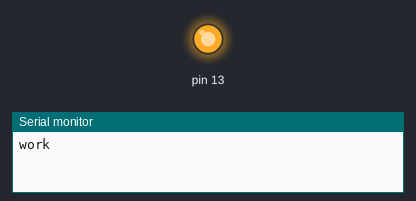
A sketch run on a simulated Arduino Uno, built with avr-gcc and run on an emulated ATmega328P. Parts: output pins drawn as LEDs (lit = HIGH), the last lines printed to the serial monitor.

Above: at 0.1 s.
At 9.6 s:
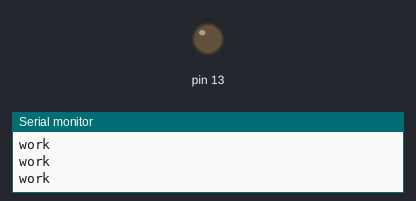
Timing chart, 0 to 11.1 s (numbered marks = the images above):
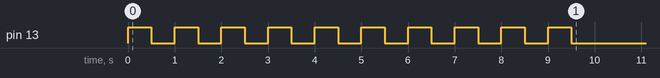

The sketch:

prog0mbot.ino
```cpp
#include <Arduino.h>
#include <Wire.h>
#include <SoftwareSerial.h>

#include <MeMCore.h>

MeDCMotor motor_9(9);
MeDCMotor motor_10(10);

void move(int direction, int speed)
{
      int leftSpeed = 0;
      int rightSpeed = 0;
      if(direction == 1){
        	leftSpeed = speed;
        	rightSpeed = speed;
      }else if(direction == 2){
        	leftSpeed = -speed;
        	rightSpeed = -speed;
      }else if(direction == 3){
        	leftSpeed = -speed;
        	rightSpeed = speed;
      }else if(direction == 4){
        	leftSpeed = speed;
        	rightSpeed = -speed;
      }
      motor_9.run((9)==M1?-(leftSpeed):(leftSpeed));
      motor_10.run((10)==M1?-(rightSpeed):(rightSpeed));
}

double angle_rad = PI/180.0;
double angle_deg = 180.0/PI;


void setup(){
    Serial.begin(115200);
    pinMode(13,OUTPUT);
    for(int __i__=0;__i__<10;++__i__)
    {
        Serial.println("work");
        digitalWrite(13,1);
        _delay(0.5);
        digitalWrite(13,0);
        _delay(0.5);
    }
    Serial.println("bye bye");

}

void loop(){


    _loop();
}

void _delay(float seconds){
    long endTime = millis() + seconds * 1000;
    while(millis() < endTime)_loop();
}

void _loop(){

}
```

demo.cpp
```cpp
#include "demo.h"
DemoClass::DemoClass(){
	pinMode(13,OUTPUT);
  level = 0;
}

void DemoClass::blink(){
	level = 1- level;
	digitalWrite(13,level);
}
```

demo.h
```cpp
#ifndef demo_h
#define demo_h

#include <Arduino.h>
///@brief Class for DemoClass
class DemoClass
{
	public:
		DemoClass();
		void blink();
	private:
		int level;
};

#endif
```
